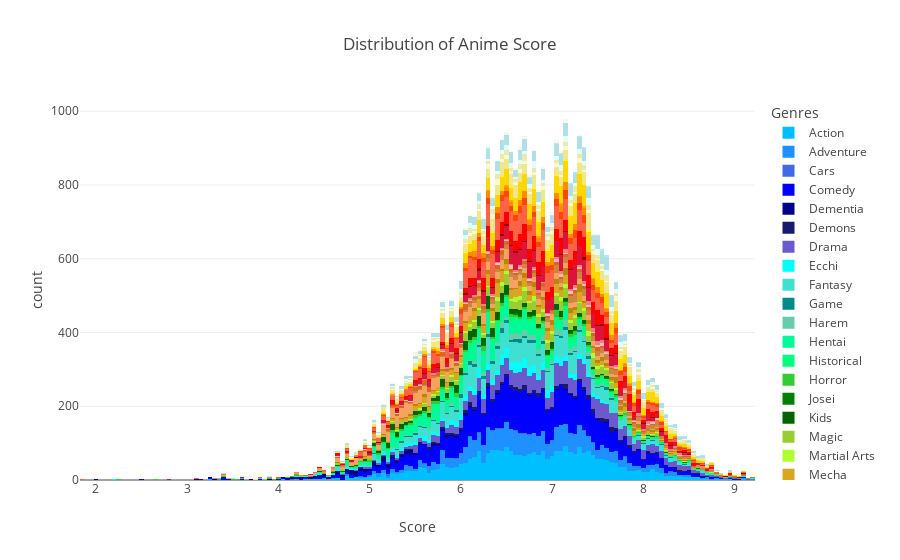

Notebook code cell kept with this figure:
### Markdown cell above
### Some graphs with interesting data

### Code cell
fig2 = px.histogram(animes_df_copy.explode('Genres'), x='Score', color='Genres', category_orders={'Genres': unique_genres}, title='Distribution of Anime Score', 
                   color_discrete_map={'Action': 'DeepSkyBlue', 'Adventure': 'DodgerBlue', 'Cars': 'RoyalBlue', 'Comedy': 'Blue', 
                                        'Dementia': 'DarkBlue', 'Demons': 'MidnightBlue', 'Drama': 'SlateBlue', 'Ecchi': 'Cyan', 
                                       'Fantasy': 'Turquoise', 'Game': 'DarkCyan', 'Harem': 'MediumAquamarine', 'Hentai': 'MediumSpringGreen', 
                                       'Historical': 'SpringGreen', 'Horror': 'LimeGreen', 'Josei': 'Green', 'Kids': 'DarkGreen', 
                                       'Magic': 'YellowGreen', 'Martial Arts': 'GreenYellow', 'Mecha': 'Goldenrod', 'Military': 'DarkGoldenrod', 
                                       'Music': 'SandyBrown', 'Mystery': 'Peru', 'Parody': 'Chocolate', 'Police': 'LightPink', 
                                       'Psychological': 'LightCoral', 'Romance': 'Crimson', 'Samurai': 'DarkRed', 'School': 'Red', 
                                       'Sci-Fi': 'Tomato', 'Seinen': 'OrangeRed', 'Shoujo': 'DarkOrange', 'Shoujo Ai': 'Orange', 
                                       'Shounen': 'Gold', 'Shounen Ai': 'Yellow', 'Slice of Life': 'Khaki', 'Space': 'LightGoldenrodYellow', 
                                       'Sports': 'PaleGoldenrod', 'Super Power': 'LightCyan', 'Supernatural': 'PowderBlue',
                                        'Thriller': 'PaleTurquoise', 'Unknown': 'MintCream', 'Vampire': 'Seashell', 'Yaoi': 'OldLace', 
                                       'Yuri': 'Beige'})
fig2.show()

### Figure 1 — Plotly figure (JSON) as saved in the notebook; plotly's stock layout.template omitted (floating-point values rounded to 4 significant figures; data arrays with more than 128 entries replaced by an {"elided": "..."} marker saying what was removed)
{"data": [{"alignmentgroup": "True", "bingroup": "x", "hovertemplate": "Genres=Action<br>Score=%{x}<br>count=%{y}<extra></extra>", "legendgroup": "Action", "marker": {"color": "DeepSkyBlue", "pattern": {"shape": ""}}, "name": "Action", "offsetgroup": "Action", "orientation": "v", "showlegend": true, "type": "histogram", "x": {"elided": "3888 float values"}, "xaxis": "x", "yaxis": "y"}, {"alignmentgroup": "True", "bingroup": "x", "hovertemplate": "Genres=Adventure<br>Score=%{x}<br>count=%{y}<extra></extra>", "legendgroup": "Adventure", "marker": {"color": "DodgerBlue", "pattern": {"shape": ""}}, "name": "Adventure", "offsetgroup": "Adventure", "orientation": "v", "showlegend": true, "type": "histogram", "x": {"elided": "2957 float values"}, "xaxis": "x", "yaxis": "y"}, {"alignmentgroup": "True", "bingroup": "x", "hovertemplate": "Genres=Cars<br>Score=%{x}<br>count=%{y}<extra></extra>", "legendgroup": "Cars", "marker": {"color": "RoyalBlue", "pattern": {"shape": ""}}, "name": "Cars", "offsetgroup": "Cars", "orientation": "v", "showlegend": true, "type": "histogram", "x": {"elided": "133 float values"}, "xaxis": "x", "yaxis": "y"}, {"alignmentgroup": "True", "bingroup": "x", "hovertemplate": "Genres=Comedy<br>Score=%{x}<br>count=%{y}<extra></extra>", "legendgroup": "Comedy", "marker": {"color": "Blue", "pattern": {"shape": ""}}, "name": "Comedy", "offsetgroup": "Comedy", "orientation": "v", "showlegend": true, "type": "histogram", "x": {"elided": "6029 float values"}, "xaxis": "x", "yaxis": "y"}, {"alignmentgroup": "True", "bingroup": "x", "hovertemplate": "Genres=Dementia<br>Score=%{x}<br>count=%{y}<extra></extra>", "legendgroup": "Dementia", "marker": {"color": "DarkBlue", "pattern": {"shape": ""}}, "name": "Dementia", "offsetgroup": "Dementia", "orientation": "v", "showlegend": true, "type": "histogram", "x": {"elided": "512 float values"}, "xaxis": "x", "yaxis": "y"}, {"alignmentgroup": "True", "bingroup": "x", "hovertemplate": "Genres=Demons<br>Score=%{x}<br>count=%{y}<extra></extra>", "legendgroup": "Demons", "marker": {"color": "MidnightBlue", "pattern": {"shape": ""}}, "name": "Demons", "offsetgroup": "Demons", "orientation": "v", "showlegend": true, "type": "histogram", "x": {"elided": "501 float values"}, "xaxis": "x", "yaxis": "y"}, {"alignmentgroup": "True", "bingroup": "x", "hovertemplate": "Genres=Drama<br>Score=%{x}<br>count=%{y}<extra></extra>", "legendgroup": "Drama", "marker": {"color": "SlateBlue", "pattern": {"shape": ""}}, "name": "Drama", "offsetgroup": "Drama", "orientation": "v", "showlegend": true, "type": "histogram", "x": {"elided": "2619 float values"}, "xaxis": "x", "yaxis": "y"}, {"alignmentgroup": "True", "bingroup": "x", "hovertemplate": "Genres=Ecchi<br>Score=%{x}<br>count=%{y}<extra></extra>", "legendgroup": "Ecchi", "marker": {"color": "Cyan", "pattern": {"shape": ""}}, "name": "Ecchi", "offsetgroup": "Ecchi", "orientation": "v", "showlegend": true, "type": "histogram", "x": {"elided": "767 float values"}, "xaxis": "x", "yaxis": "y"}, {"alignmentgroup": "True", "bingroup": "x", "hovertemplate": "Genres=Fantasy<br>Score=%{x}<br>count=%{y}<extra></extra>", "legendgroup": "Fantasy", "marker": {"color": "Turquoise", "pattern": {"shape": ""}}, "name": "Fantasy", "offsetgroup": "Fantasy", "orientation": "v", "showlegend": true, "type": "histogram", "x": {"elided": "3285 float values"}, "xaxis": "x", "yaxis": "y"}, {"alignmentgroup": "True", "bingroup": "x", "hovertemplate": "Genres=Game<br>Score=%{x}<br>count=%{y}<extra></extra>", "legendgroup": "Game", "marker": {"color": "DarkCyan", "pattern": {"shape": ""}}, "name": "Game", "offsetgroup": "Game", "orientation": "v", "showlegend": true, "type": "histogram", "x": {"elided": "386 float values"}, "xaxis": "x", "yaxis": "y"}, {"alignmentgroup": "True", "bingroup": "x", "hovertemplate": "Genres=Harem<br>Score=%{x}<br>count=%{y}<extra></extra>", "legendgroup": "Harem", "marker": {"color": "MediumAquamarine", "pattern": {"shape": ""}}, "name": "Harem", "offsetgroup": "Harem", "orientation": "v", "showlegend": true, "type": "histogram", "x": {"elided": "399 float values"}, "xaxis": "x", "yaxis": "y"}, {"alignmentgroup": "True", "bingroup": "x", "hovertemplate": "Genres=Hentai<br>Score=%{x}<br>count=%{y}<extra></extra>", "legendgroup": "Hentai", "marker": {"color": "MediumSpringGreen", "pattern": {"shape": ""}}, "name": "Hentai", "offsetgroup": "Hentai", "orientation": "v", "showlegend": true, "type": "histogram", "x": {"elided": "1348 float values"}, "xaxis": "x", "yaxis": "y"}, {"alignmentgroup": "True", "bingroup": "x", "hovertemplate": "Genres=Historical<br>Score=%{x}<br>count=%{y}<extra></extra>", "legendgroup": "Historical", "marker": {"color": "SpringGreen", "pattern": {"shape": ""}}, "name": "Historical", "offsetgroup": "Historical", "orientation": "v", "showlegend": true, "type": "histogram", "x": {"elided": "1144 float values"}, "xaxis": "x", "yaxis": "y"}, {"alignmentgroup": "True", "bingroup": "x", "hovertemplate": "Genres=Horror<br>Score=%{x}<br>count=%{y}<extra></extra>", "legendgroup": "Horror", "marker": {"color": "LimeGreen", "pattern": {"shape": ""}}, "name": "Horror", "offsetgroup": "Horror", "orientation": "v", "showlegend": true, "type": "histogram", "x": {"elided": "462 float values"}, "xaxis": "x", "yaxis": "y"}, {"alignmentgroup": "True", "bingroup": "x", "hovertemplate": "Genres=Josei<br>Score=%{x}<br>count=%{y}<extra></extra>", "legendgroup": "Josei", "marker": {"color": "Green", "pattern": {"shape": ""}}, "name": "Josei", "offsetgroup": "Josei", "orientation": "v", "showlegend": true, "type": "histogram", "x": [8.06, 7.41, 7.42, 6.86, 7.42, 7.83, 7.27, 7.7, 8.26, 6.48, 8.32, 6.39, 6.56, 6.62, 7.16, 7.39, 8.17, 7.24, 8.27, 7.36, 7.47, 7.41, 7.83, 8.13, 7.59, 7.62, 7.13, 6.58, 8.43, 7.41, 7.65, 5.64, 8.23, 7.98, 8.36, 7.94, 7.48, 7.67, 7.77, 7.48, 7.29, 6.44, 8.43, 6.07, 5.6, 7.04, 7.14, 6.48, 7.06, 5.44, 7.04, 7.18, 6.78, 6, 5.81, 5.93, 6.9, 6.25, 5.67, 7, 5.77, null, 7.6, 8.6, 6.93, 6.56, 6.65, 6.61, 6.1, 8.79, 7.22, 6.61, 6.93, 6.74, 6.13, null, 6.49, 7.19, 6.83, 5.93, 8.52, 5.14, 6.74, 5.66, 6.58, 5.45, 6.64, 5.7, 5.79, 4.69, null, null, 5.97, 5.28, 6.66, null, null], "xaxis": "x", "yaxis": "y"}, {"alignmentgroup": "True", "bingroup": "x", "hovertemplate": "Genres=Kids<br>Score=%{x}<br>count=%{y}<extra></extra>", "legendgroup": "Kids", "marker": {"color": "DarkGreen", "pattern": {"shape": ""}}, "name": "Kids", "offsetgroup": "Kids", "orientation": "v", "showlegend": true, "type": "histogram", "x": {"elided": "2665 float values"}, "xaxis": "x", "yaxis": "y"}, {"alignmentgroup": "True", "bingroup": "x", "hovertemplate": "Genres=Magic<br>Score=%{x}<br>count=%{y}<extra></extra>", "legendgroup": "Magic", "marker": {"color": "YellowGreen", "pattern": {"shape": ""}}, "name": "Magic", "offsetgroup": "Magic", "orientation": "v", "showlegend": true, "type": "histogram", "x": {"elided": "1081 float values"}, "xaxis": "x", "yaxis": "y"}, {"alignmentgroup": "True", "bingroup": "x", "hovertemplate": "Genres=Martial Arts<br>Score=%{x}<br>count=%{y}<extra></extra>", "legendgroup": "Martial Arts", "marker": {"color": "GreenYellow", "pattern": {"shape": ""}}, "name": "Martial Arts", "offsetgroup": "Martial Arts", "orientation": "v", "showlegend": true, "type": "histogram", "x": {"elided": "425 float values"}, "xaxis": "x", "yaxis": "y"}, {"alignmentgroup": "True", "bingroup": "x", "hovertemplate": "Genres=Mecha<br>Score=%{x}<br>count=%{y}<extra></extra>", "legendgroup": "Mecha", "marker": {"color": "Goldenrod", "pattern": {"shape": ""}}, "name": "Mecha", "offsetgroup": "Mecha", "orientation": "v", "showlegend": true, "type": "histogram", "x": {"elided": "1101 float values"}, "xaxis": "x", "yaxis": "y"}, {"alignmentgroup": "True", "bingroup": "x", "hovertemplate": "Genres=Military<br>Score=%{x}<br>count=%{y}<extra></extra>", "legendgroup": "Military", "marker": {"color": "DarkGoldenrod", "pattern": {"shape": ""}}, "name": "Military", "offsetgroup": "Military", "orientation": "v", "showlegend": true, "type": "histogram", "x": {"elided": "576 float values"}, "xaxis": "x", "yaxis": "y"}, {"alignmentgroup": "True", "bingroup": "x", "hovertemplate": "Genres=Music<br>Score=%{x}<br>count=%{y}<extra></extra>", "legendgroup": "Music", "marker": {"color": "SandyBrown", "pattern": {"shape": ""}}, "name": "Music", "offsetgroup": "Music", "orientation": "v", "showlegend": true, "type": "histogram", "x": {"elided": "2244 float values"}, "xaxis": "x", "yaxis": "y"}, {"alignmentgroup": "True", "bingroup": "x", "hovertemplate": "Genres=Mystery<br>Score=%{x}<br>count=%{y}<extra></extra>", "legendgroup": "Mystery", "marker": {"color": "Peru", "pattern": {"shape": ""}}, "name": "Mystery", "offsetgroup": "Mystery", "orientation": "v", "showlegend": true, "type": "histogram", "x": {"elided": "727 float values"}, "xaxis": "x", "yaxis": "y"}, {"alignmentgroup": "True", "bingroup": "x", "hovertemplate": "Genres=Parody<br>Score=%{x}<br>count=%{y}<extra></extra>", "legendgroup": "Parody", "marker": {"color": "Chocolate", "pattern": {"shape": ""}}, "name": "Parody", "offsetgroup": "Parody", "orientation": "v", "showlegend": true, "type": "histogram", "x": {"elided": "660 float values"}, "xaxis": "x", "yaxis": "y"}, {"alignmentgroup": "True", "bingroup": "x", "hovertemplate": "Genres=Police<br>Score=%{x}<br>count=%{y}<extra></extra>", "legendgroup": "Police", "marker": {"color": "LightPink", "pattern": {"shape": ""}}, "name": "Police", "offsetgroup": "Police", "orientation": "v", "showlegend": true, "type": "histogram", "x": {"elided": "247 float values"}, "xaxis": "x", "yaxis": "y"}, {"alignmentgroup": "True", "bingroup": "x", "hovertemplate": "Genres=Psychological<br>Score=%{x}<br>count=%{y}<extra></extra>", "legendgroup": "Psychological", "marker": {"color": "LightCoral", "pattern": {"shape": ""}}, "name": "Psychological", "offsetgroup": "Psychological", "orientation": "v", "showlegend": true, "type": "histogram", "x": {"elided": "345 float values"}, "xaxis": "x", "yaxis": "y"}, {"alignmentgroup": "True", "bingroup": "x", "hovertemplate": "Genres=Romance<br>Score=%{x}<br>count=%{y}<extra></extra>", "legendgroup": "Romance", "marker": {"color": "Crimson", "pattern": {"shape": ""}}, "name": "Romance", "offsetgroup": "Romance", "orientation": "v", "showlegend": true, "type": "histogram", "x": {"elided": "1899 float values"}, "xaxis": "x", "yaxis": "y"}, {"alignmentgroup": "True", "bingroup": "x", "hovertemplate": "Genres=Samurai<br>Score=%{x}<br>count=%{y}<extra></extra>", "legendgroup": "Samurai", "marker": {"color": "DarkRed", "pattern": {"shape": ""}}, "name": "Samurai", "offsetgroup": "Samurai", "orientation": "v", "showlegend": true, "type": "histogram", "x": {"elided": "202 float values"}, "xaxis": "x", "yaxis": "y"}, {"alignmentgroup": "True", "bingroup": "x", "hovertemplate": "Genres=School<br>Score=%{x}<br>count=%{y}<extra></extra>", "legendgroup": "School", "marker": {"color": "Red", "pattern": {"shape": ""}}, "name": "School", "offsetgroup": "School", "orientation": "v", "showlegend": true, "type": "histogram", "x": {"elided": "1642 float values"}, "xaxis": "x", "yaxis": "y"}, {"alignmentgroup": "True", "bingroup": "x", "hovertemplate": "Genres=Sci-Fi<br>Score=%{x}<br>count=%{y}<extra></extra>", "legendgroup": "Sci-Fi", "marker": {"color": "Tomato", "pattern": {"shape": ""}}, "name": "Sci-Fi", "offsetgroup": "Sci-Fi", "orientation": "v", "showlegend": true, "type": "histogram", "x": {"elided": "2583 float values"}, "xaxis": "x", "yaxis": "y"}, {"alignmentgroup": "True", "bingroup": "x", "hovertemplate": "Genres=Seinen<br>Score=%{x}<br>count=%{y}<extra></extra>", "legendgroup": "Seinen", "marker": {"color": "OrangeRed", "pattern": {"shape": ""}}, "name": "Seinen", "offsetgroup": "Seinen", "orientation": "v", "showlegend": true, "type": "histogram", "x": {"elided": "830 float values"}, "xaxis": "x", "yaxis": "y"}, {"alignmentgroup": "True", "bingroup": "x", "hovertemplate": "Genres=Shoujo<br>Score=%{x}<br>count=%{y}<extra></extra>", "legendgroup": "Shoujo", "marker": {"color": "DarkOrange", "pattern": {"shape": ""}}, "name": "Shoujo", "offsetgroup": "Shoujo", "orientation": "v", "showlegend": true, "type": "histogram", "x": {"elided": "688 float values"}, "xaxis": "x", "yaxis": "y"}, {"alignmentgroup": "True", "bingroup": "x", "hovertemplate": "Genres=Shoujo Ai<br>Score=%{x}<br>count=%{y}<extra></extra>", "legendgroup": "Shoujo Ai", "marker": {"color": "Orange", "pattern": {"shape": ""}}, "name": "Shoujo Ai", "offsetgroup": "Shoujo Ai", "orientation": "v", "showlegend": true, "type": "histogram", "x": [7.46, 6.87, 7.12, 7.34, 7.6, 7.68, 6.58, 6.3, 6.67, 7.79, 7.31, 7.46, 5.75, 6.83, 7.85, 5.37, 5.25, 6.73, 7.32, 6.85, 7.37, 7.34, 7.82, 6.87, 7.05, 6.85, 6.89, 7.16, 7.09, 6.45, 6.81, 6.12, 5.26, 5.85, 6.99, 6.5, 6.57, 7.6, 6.2, 7.85, 6.5, 6.64, 6.03, 7.02, 6.57, 6.32, 7.88, 6.53, 6.48, 7.08, 6.71, 6.25, 7.95, 6.12, 4.24, 7.79, 6.16, 6.69, 6.51, 5.37, 7.24, 7.56, 7.73, 5.58, 7.1, 6.97, 7.69, 7.93, 7.45, 7.36, 7.3, 6.53, 6.93, 7.21, 6.75, 5.5, 6.53, null, null], "xaxis": "x", "yaxis": "y"}, {"alignmentgroup": "True", "bingroup": "x", "hovertemplate": "Genres=Shounen<br>Score=%{x}<br>count=%{y}<extra></extra>", "legendgroup": "Shounen", "marker": {"color": "Gold", "pattern": {"shape": ""}}, "name": "Shounen", "offsetgroup": "Shounen", "orientation": "v", "showlegend": true, "type": "histogram", "x": {"elided": "2003 float values"}, "xaxis": "x", "yaxis": "y"}, {"alignmentgroup": "True", "bingroup": "x", "hovertemplate": "Genres=Shounen Ai<br>Score=%{x}<br>count=%{y}<extra></extra>", "legendgroup": "Shounen Ai", "marker": {"color": "Yellow", "pattern": {"shape": ""}}, "name": "Shounen Ai", "offsetgroup": "Shounen Ai", "orientation": "v", "showlegend": true, "type": "histogram", "x": [6.86, 7.02, 6.54, 6.44, 6.96, 7.07, 4.93, 5.15, 4.96, 6.55, 6.57, 6.91, 6.62, 5.51, 6.37, 6.1, 6.71, 6.88, 5.48, 6.02, 6.11, 5.91, 5.13, 5.55, 5.14, 6.08, 7.29, 6.26, 6.56, 7.65, 6.99, 7.06, 6.71, 7.85, 5.84, 7.48, 7.26, 7.96, 6.28, 7.79, 7.97, 7.69, 6.86, 6.87, 6.51, 7.07, 7.8, 7.42, 6.85, 6.09, 7.95, 7.87, 7.32, null, 7.48, 6.97, 6.06, 7.76, 8.32, 6.39, 7.08, 7.04, 6.33, 7.42, null, 6.62, 7.3, 5.64, 7.14, 7.41, 6.74, null, 7.49, 5.32, 6.3, 4.97, 6.44, 7.38, null, 6.8, 7.27, 7.61, 5.97, 7.4, 8.32, 6.15, 7.39, 8.19, 7.16, null, 7.34, 5.5, 7.01, null, 5.19, 6.25, 6.15, null, null, null], "xaxis": "x", "yaxis": "y"}, {"alignmentgroup": "True", "bingroup": "x", "hovertemplate": "Genres=Slice of Life<br>Score=%{x}<br>count=%{y}<extra></extra>", "legendgroup": "Slice of Life", "marker": {"color": "Khaki", "pattern": {"shape": ""}}, "name": "Slice of Life", "offsetgroup": "Slice of Life", "orientation": "v", "showlegend": true, "type": "histogram", "x": {"elided": "1914 float values"}, "xaxis": "x", "yaxis": "y"}, {"alignmentgroup": "True", "bingroup": "x", "hovertemplate": "Genres=Space<br>Score=%{x}<br>count=%{y}<extra></extra>", "legendgroup": "Space", "marker": {"color": "LightGoldenrodYellow", "pattern": {"shape": ""}}, "name": "Space", "offsetgroup": "Space", "orientation": "v", "showlegend": true, "type": "histogram", "x": {"elided": "495 float values"}, "xaxis": "x", "yaxis": "y"}, {"alignmentgroup": "True", "bingroup": "x", "hovertemplate": "Genres=Sports<br>Score=%{x}<br>count=%{y}<extra></extra>", "legendgroup": "Sports", "marker": {"color": "PaleGoldenrod", "pattern": {"shape": ""}}, "name": "Sports", "offsetgroup": "Sports", "orientation": "v", "showlegend": true, "type": "histogram", "x": {"elided": "713 float values"}, "xaxis": "x", "yaxis": "y"}, {"alignmentgroup": "True", "bingroup": "x", "hovertemplate": "Genres=Super Power<br>Score=%{x}<br>count=%{y}<extra></extra>", "legendgroup": "Super Power", "marker": {"color": "LightCyan", "pattern": {"shape": ""}}, "name": "Super Power", "offsetgroup": "Super Power", "orientation": "v", "showlegend": true, "type": "histogram", "x": {"elided": "632 float values"}, "xaxis": "x", "yaxis": "y"}, {"alignmentgroup": "True", "bingroup": "x", "hovertemplate": "Genres=Supernatural<br>Score=%{x}<br>count=%{y}<extra></extra>", "legendgroup": "Supernatural", "marker": {"color": "PowderBlue", "pattern": {"shape": ""}}, "name": "Supernatural", "offsetgroup": "Supernatural", "orientation": "v", "showlegend": true, "type": "histogram", "x": {"elided": "1479 float values"}, "xaxis": "x", "yaxis": "y"}, {"alignmentgroup": "True", "bingroup": "x", "hovertemplate": "Genres=Thriller<br>Score=%{x}<br>count=%{y}<extra></extra>", "legendgroup": "Thriller", "marker": {"color": "PaleTurquoise", "pattern": {"shape": ""}}, "name": "Thriller", "offsetgroup": "Thriller", "orientation": "v", "showlegend": true, "type": "histogram", "x": {"elided": "131 float values"}, "xaxis": "x", "yaxis": "y"}, {"alignmentgroup": "True", "bingroup": "x", "hovertemplate": "Genres=Unknown<br>Score=%{x}<br>count=%{y}<extra></extra>", "legendgroup": "Unknown", "marker": {"color": "MintCream", "pattern": {"shape": ""}}, "name": "Unknown", "offsetgroup": "Unknown", "orientation": "v", "showlegend": true, "type": "histogram", "x": [null, null, 5.12, null, 5.93, null, null, 5.49, null, 5.62, null, 4.8, null, null, 5.81, null, null, null, null, 4.95, 5.01, 4.67, 5.02, 5.31, null, 5.72, 5.48, null, null, null, null, 5.68, 5.48, null, null, null, null, null, null, null, null, null, null, null, null, null, null, null, null, null, null, null, null, null, null, null, null, null, null, null, null, null, null], "xaxis": "x", "yaxis": "y"}, {"alignmentgroup": "True", "bingroup": "x", "hovertemplate": "Genres=Vampire<br>Score=%{x}<br>count=%{y}<extra></extra>", "legendgroup": "Vampire", "marker": {"color": "Seashell", "pattern": {"shape": ""}}, "name": "Vampire", "offsetgroup": "Vampire", "orientation": "v", "showlegend": true, "type": "histogram", "x": {"elided": "136 float values"}, "xaxis": "x", "yaxis": "y"}, {"alignmentgroup": "True", "bingroup": "x", "hovertemplate": "Genres=Yaoi<br>Score=%{x}<br>count=%{y}<extra></extra>", "legendgroup": "Yaoi", "marker": {"color": "OldLace", "pattern": {"shape": ""}}, "name": "Yaoi", "offsetgroup": "Yaoi", "orientation": "v", "showlegend": true, "type": "histogram", "x": [7.14, 5.27, 6.29, 6.73, 5.89, 6.75, 6.03, 6.76, 5.69, 5.44, 6.44, 6.45, 4.37, 6.26, 5.56, 7.53, 6.59, 7.01, 6.7, 4.46, 4.49, 6.65, 7.05, 6.65, 6.64, 4.49, 5.55, 6.19, 7.11, 5.97, 6.52, 7.02, 6.75, 5.8, 6.12, 5.86, null, 6.66, 7.57, 5.23, null, null], "xaxis": "x", "yaxis": "y"}, {"alignmentgroup": "True", "bingroup": "x", "hovertemplate": "Genres=Yuri<br>Score=%{x}<br>count=%{y}<extra></extra>", "legendgroup": "Yuri", "marker": {"color": "Beige", "pattern": {"shape": ""}}, "name": "Yuri", "offsetgroup": "Yuri", "orientation": "v", "showlegend": true, "type": "histogram", "x": [6.19, 6.33, 5.98, 6.07, 6.87, 5.87, 5.87, 5.49, 5.52, 5.25, 5.52, 6.28, 5.4, 6.72, 6.71, 5.51, 5.07, 5.13, 5.02, 5.65, 6.68, 5.8, 6.06, 6.08, 5.9, 7.26, 5.58, 6.48, 5.16, 7.11, 7.2, 6.71], "xaxis": "x", "yaxis": "y"}], "layout": {"autosize": true, "barmode": "relative", "legend": {"title": {"text": "Genres"}, "tracegroupgap": 0}, "title": {"text": "Distribution of Anime Score"}, "xaxis": {"anchor": "y", "autorange": true, "domain": [0, 1], "range": [1.825, 9.225], "title": {"text": "Score"}, "type": "linear"}, "yaxis": {"anchor": "x", "autorange": true, "domain": [0, 1], "range": [0, 1031.0], "title": {"text": "count"}}}}
